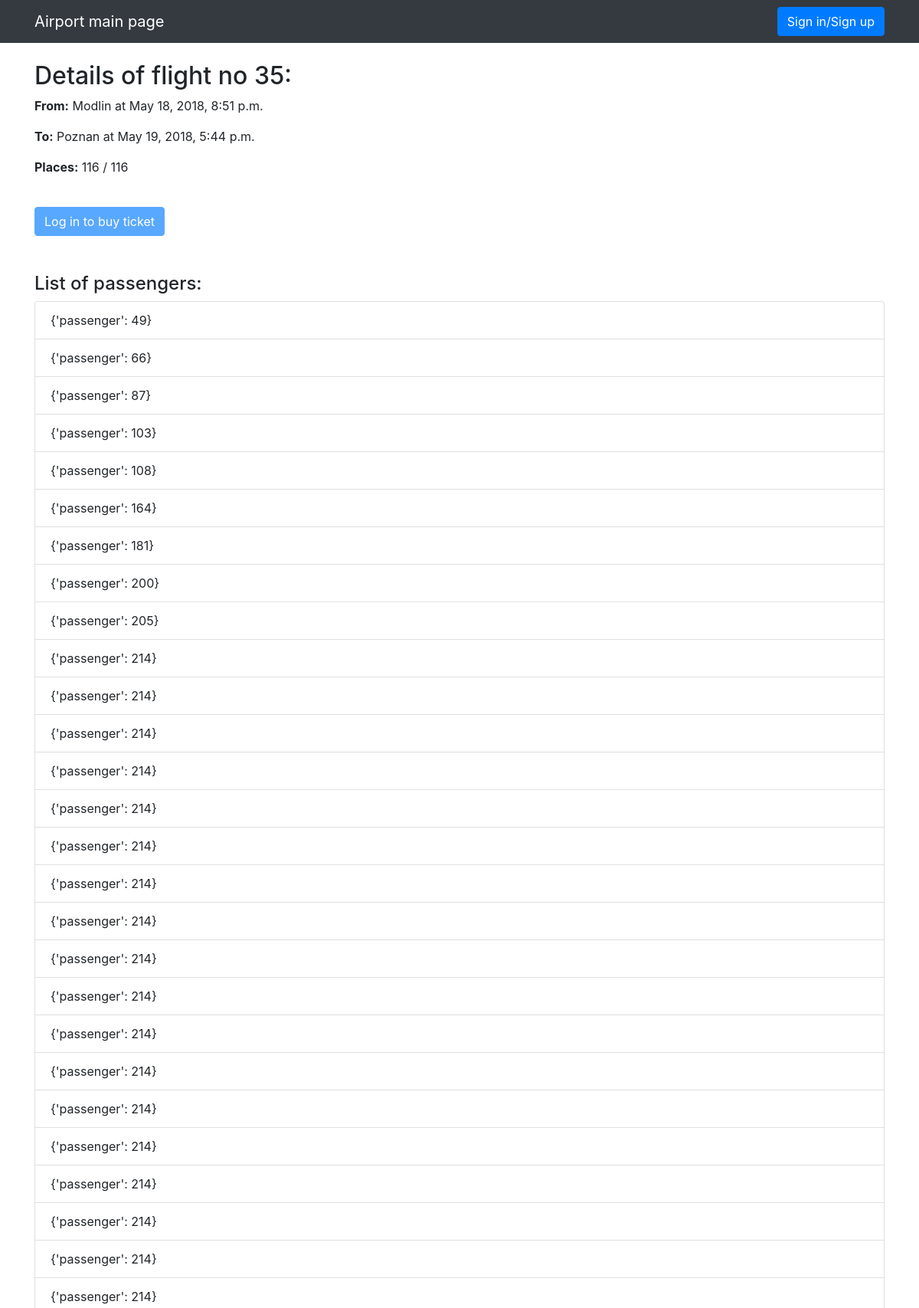
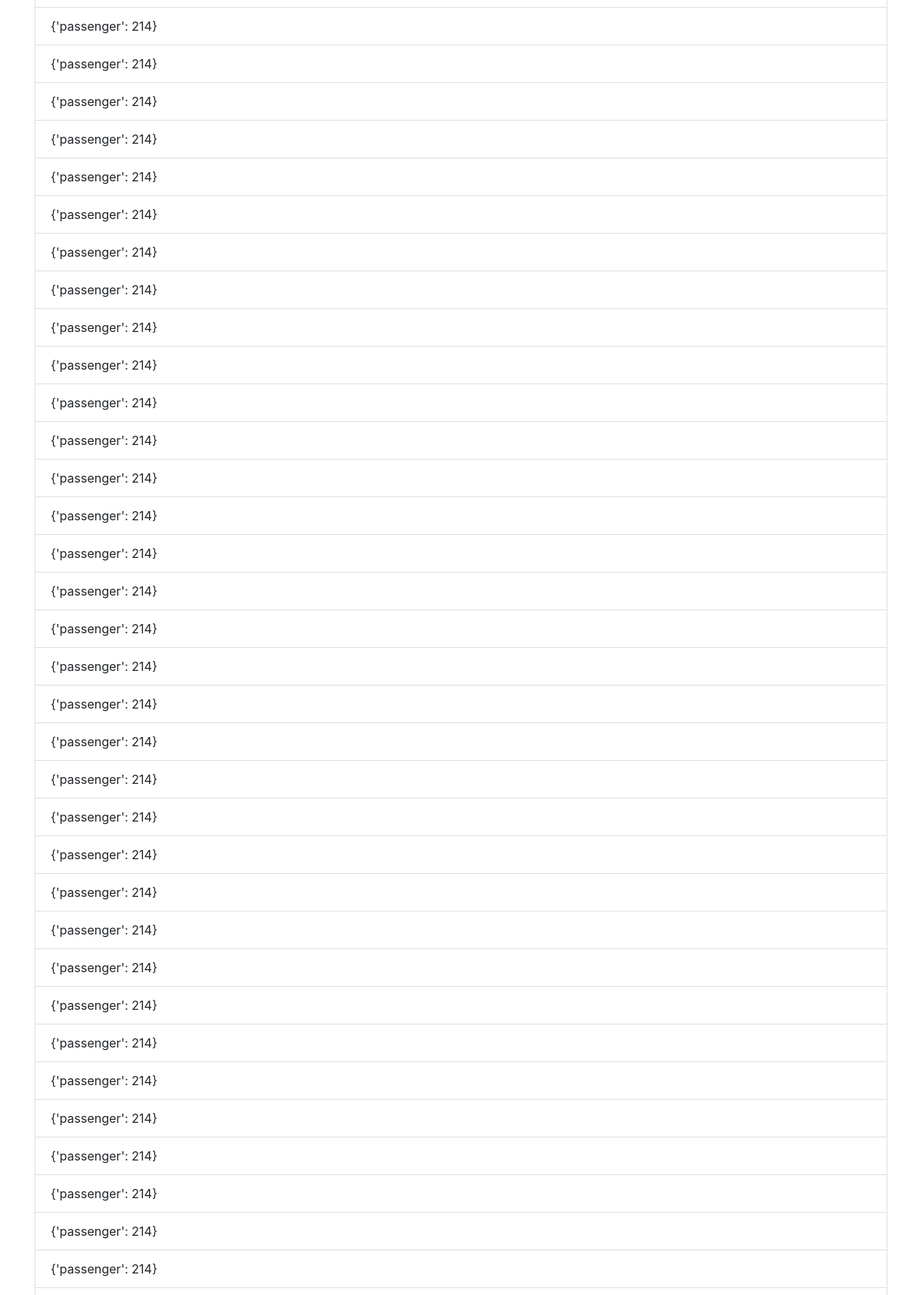
The page /airport/flight/35/ (upper part) on the database its author committed (2 pictures, top to bottom).
### airport/models.py (models this page shows, shortened)
class Flight(models.Model):
    airplane = models.ForeignKey(Airplane, on_delete=models.CASCADE)
    source = models.CharField(max_length=20)
    destination = models.CharField(max_length=20)
    departure_time = models.DateTimeField()
    arrival_time = models.DateTimeField()

class Airplane(models.Model):
    number = models.IntegerField(unique=True)
    capacity = models.IntegerField()

### airport/views.py (the view)
# urls.py: path('flight/<int:flight_no>/', views.flight_details, name='flight_details'),
def flight_details(request, flight_no):
    flight = get_object_or_404(Flight, pk=flight_no)
    departure_time_str = flight.departure_time.strftime("%Y-%m-%d %H:%M")
    arrival_time_str = flight.arrival_time.strftime("%Y-%m-%d %H:%M")
    passengers = Ticket.objects.filter(flight=flight).values('passenger')
    context = {'flight': flight, 'departure_time_str': departure_time_str, 'arrival_time_str': arrival_time_str,
               'passengers': passengers}
    return render(request, 'airport/flight_details.html', context)

### airport/templates/airport/flight_details.html (shortened to what this page needs)
{% extends 'airport/base.html' %}
{% block content %}
    <h2 class="mt-4">Details of flight no {{ flight.pk }}:</h2>
    <p><b>From:</b> {{ flight.source }} at {{ flight.departure_time }}</p>
    <p><b>To:</b> {{ flight.destination }} at {{ flight.arrival_time }}</p>
    <p><b>Places:</b> {{ passengers|length }} / {{ flight.airplane.capacity }}</p>
    {% if request.user.is_authenticated %}
        <a href="{% url 'airport:buy_ticket' flight.pk %}" class="btn btn-primary active mt-4 my-4">Buy a ticket</a>
    {% else %}
        <a href=# class="btn btn-primary disabled mt-4 my-4">Log in to buy ticket</a>
    {% endif %}
    <h4 class="mt-4">List of passengers:</h4>
    <ul class="list-group">
    {% for passenger in passengers %}
        <li class="list-group-item">{{ passenger }}</li>
    {% endfor %}
    </ul>
{% endblock %}

### airport/static/airport/style.css (style rules this page uses)
body { padding-top: 54px; }
@media (min-width: 992px) { body { padding-top: 56px; } }
html { position: relative; min-height: 100%; }
body { margin-bottom: 60px; }

### rows shown on the page
Flight: pk "35", source "Modlin", departure_time "May 18, 2018, 8:51 p.m.", destination "Poznan", arrival_time "May 19, 2018, 5:44 p.m.", airplane.capacity "116"

### other values the page prints
{{ passengers|length }} "116"
{{ passenger }} "{'passenger': 49}" "{'passenger': 66}" "{'passenger': 87}" "{'passenger': 103}" "{'passenger': 108}" "{'passenger': 164}" "{'passenger': 181}" "{'passenger': 200}" "{'passenger': 205}" "{'passenger': 214}" "{'passenger': 214}" "{'passenger': 214}" "{'passenger': 214}" "{'passenger': 214}" "{'passenger': 214}" "{'passenger': 214}" "{'passenger': 214}" "{'passenger': 214}" "{'passenger': 214}" "{'passenger': 214}" "{'passenger': 214}" "{'passenger': 214}" "{'passenger': 214}" "{'passenger': 214}" "{'passenger': 214}" "{'passenger': 214}" "{'passenger': 214}" "{'passenger': 214}" "{'passenger': 214}" "{'passenger': 214}" "{'passenger': 214}" "{'passenger': 214}" "{'passenger': 214}" "{'passenger': 214}" "{'passenger': 214}" "{'passenger': 214}" "{'passenger': 214}" "{'passenger': 214}" "{'passenger': 214}" "{'passenger': 214}" "{'passenger': 214}" "{'passenger': 214}" "{'passenger': 214}" "{'passenger': 214}" "{'passenger': 214}" "{'passenger': 214}" "{'passenger': 214}" "{'passenger': 214}" "{'passenger': 214}" "{'passenger': 214}" "{'passenger': 214}" "{'passenger': 214}" "{'passenger': 214}" "{'passenger': 214}" "{'passenger': 214}" "{'passenger': 214}" "{'passenger': 214}" "{'passenger': 214}" "{'passenger': 214}" "{'passenger': 214}" "{'passenger': 214}"
